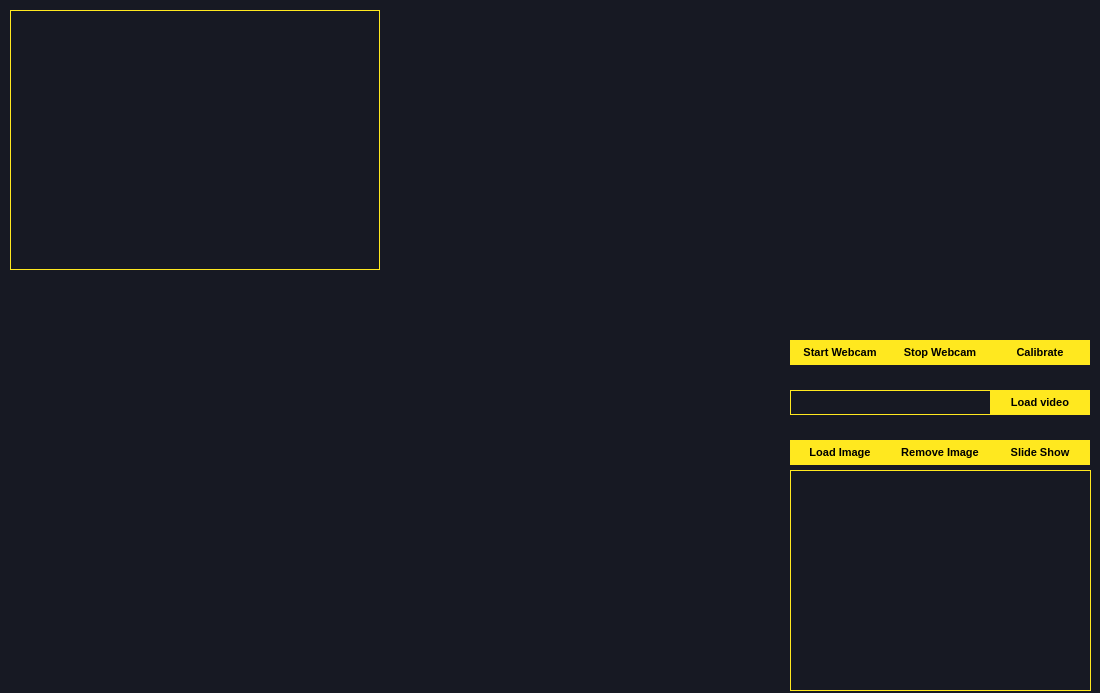
<?xml version="1.0" encoding="UTF-8"?>
<ui version="4.0">
 <class>Form</class>
 <widget class="QWidget" name="Form">
  <property name="geometry">
   <rect>
    <x>0</x>
    <y>0</y>
    <width>1100</width>
    <height>693</height>
   </rect>
  </property>
  <property name="windowTitle">
   <string>Form</string>
  </property>
  <property name="styleSheet">
   <string notr="true">QWidget {
background-color: #171923;
}</string>
  </property>
  <widget class="QPushButton" name="slideShow">
   <property name="geometry">
    <rect>
     <x>990</x>
     <y>440</y>
     <width>100</width>
     <height>25</height>
    </rect>
   </property>
   <property name="styleSheet">
    <string notr="true">QPushButton {
background-color: #FFE81F;
border: none;
font-size: 11px;
color: black;
font-weight: 600;
}

QPushButton:hover {
background-color: #ccba18;

}

QPushButton:pressed {
background-color: #ccba18;

}</string>
   </property>
   <property name="text">
    <string>Slide Show</string>
   </property>
  </widget>
  <widget class="QPushButton" name="removeImage">
   <property name="geometry">
    <rect>
     <x>890</x>
     <y>440</y>
     <width>100</width>
     <height>25</height>
    </rect>
   </property>
   <property name="styleSheet">
    <string notr="true">QPushButton {
background-color: #FFE81F;
border: none;
font-size: 11px;
color: black;
font-weight: 600;
}

QPushButton:hover {
background-color: #ccba18;

}

QPushButton:pressed {
background-color: #ccba18;

}</string>
   </property>
   <property name="text">
    <string>Remove Image</string>
   </property>
  </widget>
  <widget class="QListWidget" name="listImages">
   <property name="geometry">
    <rect>
     <x>790</x>
     <y>470</y>
     <width>301</width>
     <height>221</height>
    </rect>
   </property>
   <property name="styleSheet">
    <string notr="true">QListWidget {
border: 1px solid #FFE81F;
color: white;
}</string>
   </property>
   <property name="frameShadow">
    <enum>QFrame::Sunken</enum>
   </property>
   <property name="lineWidth">
    <number>2</number>
   </property>
   <property name="horizontalScrollBarPolicy">
    <enum>Qt::ScrollBarAlwaysOff</enum>
   </property>
   <property name="sizeAdjustPolicy">
    <enum>QAbstractScrollArea::AdjustToContents</enum>
   </property>
  </widget>
  <widget class="QLabel" name="imgLabel">
   <property name="geometry">
    <rect>
     <x>10</x>
     <y>10</y>
     <width>370</width>
     <height>260</height>
    </rect>
   </property>
   <property name="styleSheet">
    <string notr="true">QLabel {
border: 1px solid #FFE81F;
}
</string>
   </property>
   <property name="frameShape">
    <enum>QFrame::Box</enum>
   </property>
   <property name="frameShadow">
    <enum>QFrame::Raised</enum>
   </property>
   <property name="lineWidth">
    <number>2</number>
   </property>
   <property name="text">
    <string/>
   </property>
   <property name="alignment">
    <set>Qt::AlignCenter</set>
   </property>
   <property name="indent">
    <number>0</number>
   </property>
  </widget>
  <widget class="QPushButton" name="startButton">
   <property name="geometry">
    <rect>
     <x>790</x>
     <y>340</y>
     <width>100</width>
     <height>25</height>
    </rect>
   </property>
   <property name="styleSheet">
    <string notr="true">QPushButton {
background-color: #FFE81F;
border: none;
font-size: 11px;
color: black;
font-weight: 600;
}

QPushButton:hover {
background-color: #ccba18;

}

QPushButton:pressed {
background-color: #ccba18;

}</string>
   </property>
   <property name="text">
    <string>Start Webcam</string>
   </property>
  </widget>
  <widget class="QPushButton" name="loadImage">
   <property name="geometry">
    <rect>
     <x>790</x>
     <y>440</y>
     <width>100</width>
     <height>25</height>
    </rect>
   </property>
   <property name="styleSheet">
    <string notr="true">QPushButton {
background-color: #FFE81F;
border: none;
font-size: 11px;
color: black;
font-weight: 600;
}

QPushButton:hover {
background-color: #ccba18;

}

QPushButton:pressed {
background-color: #ccba18;

}</string>
   </property>
   <property name="text">
    <string>Load Image</string>
   </property>
  </widget>
  <widget class="QPushButton" name="stopButton">
   <property name="geometry">
    <rect>
     <x>890</x>
     <y>340</y>
     <width>100</width>
     <height>25</height>
    </rect>
   </property>
   <property name="styleSheet">
    <string notr="true">QPushButton {
background-color: #FFE81F;
border: none;
font-size: 11px;
color: black;
font-weight: 600;
}

QPushButton:hover {
background-color: #ccba18;

}

QPushButton:pressed {
background-color: #ccba18;

}</string>
   </property>
   <property name="text">
    <string>Stop Webcam</string>
   </property>
  </widget>
  <widget class="QLabel" name="videoPath">
   <property name="geometry">
    <rect>
     <x>790</x>
     <y>390</y>
     <width>201</width>
     <height>25</height>
    </rect>
   </property>
   <property name="styleSheet">
    <string notr="true">QLabel {
border: 1px solid #FFE81F;
color: white;
}</string>
   </property>
   <property name="text">
    <string/>
   </property>
  </widget>
  <widget class="QPushButton" name="videoPicker">
   <property name="geometry">
    <rect>
     <x>990</x>
     <y>390</y>
     <width>100</width>
     <height>25</height>
    </rect>
   </property>
   <property name="styleSheet">
    <string notr="true">QPushButton {
background-color: #FFE81F;
border: none;
font-size: 11px;
color: black;
font-weight: 600;
}

QPushButton:hover {
background-color: #ccba18;

}

QPushButton:pressed {
background-color: #ccba18;

}</string>
   </property>
   <property name="text">
    <string>Load video</string>
   </property>
  </widget>
  <widget class="QPushButton" name="startCalibrationButton">
   <property name="geometry">
    <rect>
     <x>990</x>
     <y>340</y>
     <width>100</width>
     <height>25</height>
    </rect>
   </property>
   <property name="styleSheet">
    <string notr="true">QPushButton {
background-color: #FFE81F;
border: none;
font-size: 11px;
color: black;
font-weight: 600;
}

QPushButton:hover {
background-color: #ccba18;

}

QPushButton:pressed {
background-color: #ccba18;

}</string>
   </property>
   <property name="text">
    <string>Calibrate</string>
   </property>
  </widget>
 </widget>
 <resources/>
 <connections/>
</ui>
